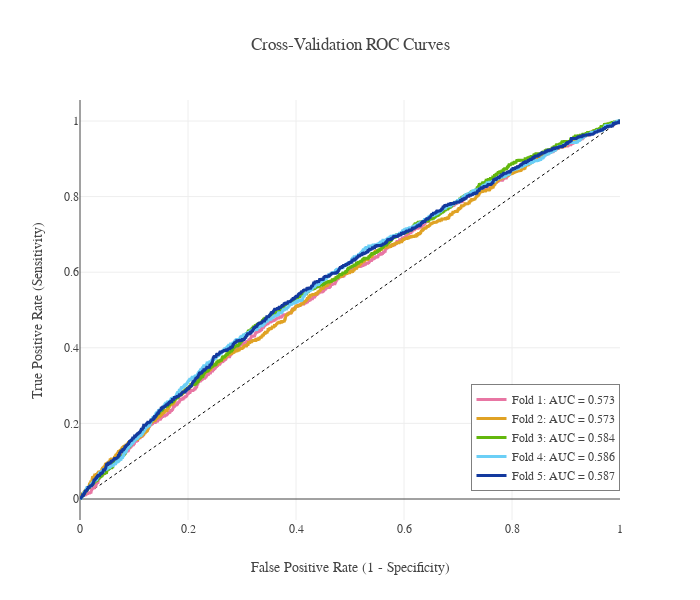

Notebook code cell kept with this figure:
### Code cell
def plot_roc(y_val, y_prob):
    #colors=px.colors.qualitative.Prism
    fig = go.Figure(layout=plotly_template['layout'])
    fig.add_trace(go.Scatter(x=np.linspace(0,1,11), y=np.linspace(0,1,11), name='Random Chance', mode='lines', showlegend=False, line=dict(color="Black", width=1, dash="dot")))

    for i in range(len(y_val)):
        y=y_val[i]
        prob=y_prob[i]
        fpr, tpr, _ = roc_curve(y, prob)
        roc_auc = auc(fpr,tpr)
        fig.add_trace(go.Scatter(x=fpr, y=tpr, line=dict(color=color_palette['Cat5'][i], width=3),
                                 hovertemplate = 'True positive rate = %{y:.3f}<br>False positive rate = %{x:.3f}',
                                 name='Fold {}: AUC = {:.3f}'.format(i+1, roc_auc)))

    fig.update_layout(template=plotly_template, title="Cross-Validation ROC Curves",
                      hovermode="x unified", width=700, height=600,
                      xaxis_title='False Positive Rate (1 - Specificity)',
                      yaxis_title='True Positive Rate (Sensitivity)',
                      legend=dict(orientation='v', y=.07, x=1, xanchor="right",
                                  bordercolor="black", borderwidth=.5))
    fig.show()

plot_roc(y_valids, val_preds)

### Figure 1 — Plotly figure (JSON) as saved in the notebook; plotly's stock layout.template omitted (floating-point values rounded to 4 significant figures; data arrays with more than 128 entries replaced by an {"elided": "..."} marker saying what was removed)
{"data": [{"line": {"color": "Black", "dash": "dot", "width": 1}, "mode": "lines", "name": "Random Chance", "showlegend": false, "type": "scatter", "x": [0, 0.1, 0.2, 0.3, 0.4, 0.5, 0.6, 0.7, 0.8, 0.9, 1], "y": [0, 0.1, 0.2, 0.3, 0.4, 0.5, 0.6, 0.7, 0.8, 0.9, 1]}, {"hovertemplate": "True positive rate = %{y:.3f}<br>False positive rate = %{x:.3f}", "line": {"color": "#E876A3", "width": 3}, "name": "Fold 1: AUC = 0.573", "type": "scatter", "x": {"elided": "1862 float values"}, "y": {"elided": "1862 float values"}}, {"hovertemplate": "True positive rate = %{y:.3f}<br>False positive rate = %{x:.3f}", "line": {"color": "#E0A224", "width": 3}, "name": "Fold 2: AUC = 0.573", "type": "scatter", "x": {"elided": "1757 float values"}, "y": {"elided": "1757 float values"}}, {"hovertemplate": "True positive rate = %{y:.3f}<br>False positive rate = %{x:.3f}", "line": {"color": "#63B70D", "width": 3}, "name": "Fold 3: AUC = 0.584", "type": "scatter", "x": {"elided": "1695 float values"}, "y": {"elided": "1695 float values"}}, {"hovertemplate": "True positive rate = %{y:.3f}<br>False positive rate = %{x:.3f}", "line": {"color": "#6BCFF6", "width": 3}, "name": "Fold 4: AUC = 0.586", "type": "scatter", "x": {"elided": "1743 float values"}, "y": {"elided": "1743 float values"}}, {"hovertemplate": "True positive rate = %{y:.3f}<br>False positive rate = %{x:.3f}", "line": {"color": "#13399E", "width": 3}, "name": "Fold 5: AUC = 0.587", "type": "scatter", "x": {"elided": "1789 float values"}, "y": {"elided": "1789 float values"}}], "layout": {"font": {"family": "Franklin Gothic", "size": 12}, "height": 600, "hovermode": "x unified", "legend": {"bordercolor": "black", "borderwidth": 0.5, "orientation": "v", "x": 1, "xanchor": "right", "y": 0.07}, "title": {"text": "Cross-Validation ROC Curves"}, "width": 700, "xaxis": {"title": {"text": "False Positive Rate (1 - Specificity)"}}, "yaxis": {"title": {"text": "True Positive Rate (Sensitivity)"}}}}
